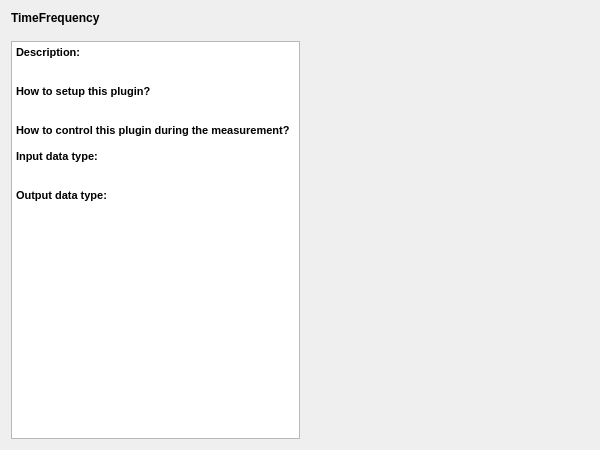
<?xml version="1.0" encoding="UTF-8"?>
<ui version="4.0">
 <class>TimeFrequencySetupWidgetClass</class>
 <widget class="QWidget" name="TimeFrequencySetupWidgetClass">
  <property name="geometry">
   <rect>
    <x>0</x>
    <y>0</y>
    <width>600</width>
    <height>450</height>
   </rect>
  </property>
  <property name="windowTitle">
   <string>DummySetupWidget</string>
  </property>
  <layout class="QVBoxLayout" name="verticalLayout">
   <item>
    <widget class="QLabel" name="label">
     <property name="font">
      <font>
       <weight>75</weight>
       <bold>true</bold>
      </font>
     </property>
     <property name="text">
      <string>TimeFrequency</string>
     </property>
    </widget>
   </item>
   <item>
    <spacer name="verticalSpacer">
     <property name="orientation">
      <enum>Qt::Vertical</enum>
     </property>
     <property name="sizeType">
      <enum>QSizePolicy::Fixed</enum>
     </property>
     <property name="sizeHint" stdset="0">
      <size>
       <width>20</width>
       <height>10</height>
      </size>
     </property>
    </spacer>
   </item>
   <item>
    <layout class="QGridLayout" name="m_qGridLayout_main">
     <item row="0" column="0">
      <widget class="QTextBrowser" name="textBrowser">
       <property name="maximumSize">
        <size>
         <width>16777215</width>
         <height>16777215</height>
        </size>
       </property>
       <property name="html">
        <string>&lt;!DOCTYPE HTML PUBLIC &quot;-//W3C//DTD HTML 4.0//EN&quot; &quot;http://www.w3.org/TR/REC-html40/strict.dtd&quot;&gt;
&lt;html&gt;&lt;head&gt;&lt;meta name=&quot;qrichtext&quot; content=&quot;1&quot; /&gt;&lt;style type=&quot;text/css&quot;&gt;
p, li { white-space: pre-wrap; }
&lt;/style&gt;&lt;/head&gt;&lt;body style=&quot; font-family:'MS Shell Dlg 2'; font-size:8.25pt; font-weight:400; font-style:normal;&quot;&gt;
&lt;p style=&quot; margin-top:0px; margin-bottom:0px; margin-left:0px; margin-right:0px; -qt-block-indent:0; text-indent:0px;&quot;&gt;&lt;span style=&quot; font-weight:600;&quot;&gt;Description:&lt;/span&gt;&lt;/p&gt;
&lt;p style=&quot;-qt-paragraph-type:empty; margin-top:0px; margin-bottom:0px; margin-left:0px; margin-right:0px; -qt-block-indent:0; text-indent:0px;&quot;&gt;&lt;br /&gt;&lt;/p&gt;
&lt;p style=&quot;-qt-paragraph-type:empty; margin-top:0px; margin-bottom:0px; margin-left:0px; margin-right:0px; -qt-block-indent:0; text-indent:0px;&quot;&gt;&lt;br /&gt;&lt;/p&gt;
&lt;p style=&quot; margin-top:0px; margin-bottom:0px; margin-left:0px; margin-right:0px; -qt-block-indent:0; text-indent:0px;&quot;&gt;&lt;span style=&quot; font-weight:600;&quot;&gt;How to setup this plugin?&lt;/span&gt;&lt;/p&gt;
&lt;p style=&quot;-qt-paragraph-type:empty; margin-top:0px; margin-bottom:0px; margin-left:0px; margin-right:0px; -qt-block-indent:0; text-indent:0px;&quot;&gt;&lt;br /&gt;&lt;/p&gt;
&lt;p style=&quot;-qt-paragraph-type:empty; margin-top:0px; margin-bottom:0px; margin-left:0px; margin-right:0px; -qt-block-indent:0; text-indent:0px;&quot;&gt;&lt;br /&gt;&lt;/p&gt;
&lt;p style=&quot; margin-top:0px; margin-bottom:0px; margin-left:0px; margin-right:0px; -qt-block-indent:0; text-indent:0px;&quot;&gt;&lt;span style=&quot; font-weight:600;&quot;&gt;How to control this plugin during the measurement?&lt;/span&gt;&lt;/p&gt;
&lt;p style=&quot;-qt-paragraph-type:empty; margin-top:0px; margin-bottom:0px; margin-left:0px; margin-right:0px; -qt-block-indent:0; text-indent:0px;&quot;&gt;&lt;br /&gt;&lt;/p&gt;
&lt;p style=&quot; margin-top:0px; margin-bottom:0px; margin-left:0px; margin-right:0px; -qt-block-indent:0; text-indent:0px;&quot;&gt;&lt;span style=&quot; font-weight:600;&quot;&gt;Input data type:&lt;/span&gt;&lt;/p&gt;
&lt;p style=&quot;-qt-paragraph-type:empty; margin-top:0px; margin-bottom:0px; margin-left:0px; margin-right:0px; -qt-block-indent:0; text-indent:0px;&quot;&gt;&lt;br /&gt;&lt;/p&gt;
&lt;p style=&quot;-qt-paragraph-type:empty; margin-top:0px; margin-bottom:0px; margin-left:0px; margin-right:0px; -qt-block-indent:0; text-indent:0px;&quot;&gt;&lt;br /&gt;&lt;/p&gt;
&lt;p style=&quot; margin-top:0px; margin-bottom:0px; margin-left:0px; margin-right:0px; -qt-block-indent:0; text-indent:0px;&quot;&gt;&lt;span style=&quot; font-weight:600;&quot;&gt;Output data type:&lt;/span&gt;&lt;/p&gt;
&lt;p style=&quot;-qt-paragraph-type:empty; margin-top:0px; margin-bottom:0px; margin-left:0px; margin-right:0px; -qt-block-indent:0; text-indent:0px;&quot;&gt;&lt;br /&gt;&lt;/p&gt;
&lt;p style=&quot;-qt-paragraph-type:empty; margin-top:0px; margin-bottom:0px; margin-left:0px; margin-right:0px; -qt-block-indent:0; text-indent:0px;&quot;&gt;&lt;br /&gt;&lt;/p&gt;&lt;/body&gt;&lt;/html&gt;</string>
       </property>
      </widget>
     </item>
     <item row="0" column="1">
      <spacer name="horizontalSpacer">
       <property name="orientation">
        <enum>Qt::Horizontal</enum>
       </property>
       <property name="sizeHint" stdset="0">
        <size>
         <width>40</width>
         <height>20</height>
        </size>
       </property>
      </spacer>
     </item>
    </layout>
   </item>
  </layout>
 </widget>
 <layoutdefault spacing="6" margin="11"/>
 <resources/>
 <connections/>
</ui>
